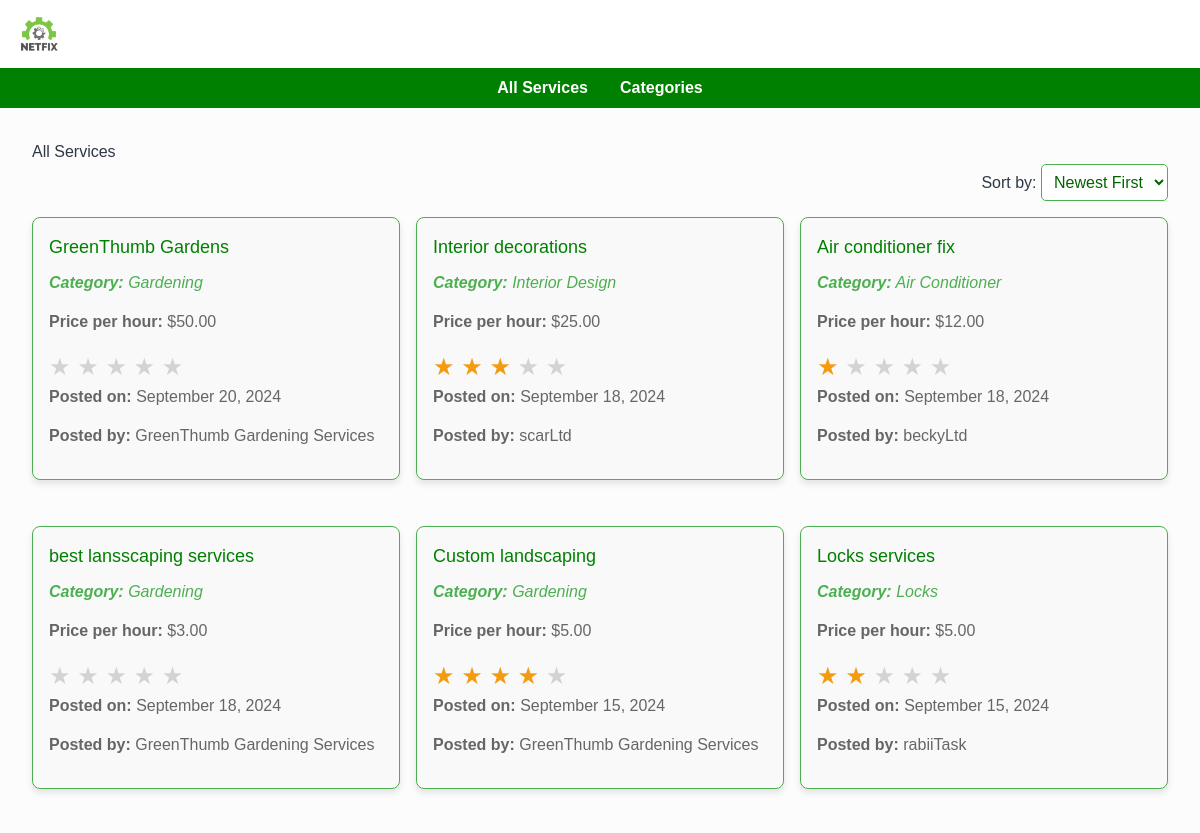
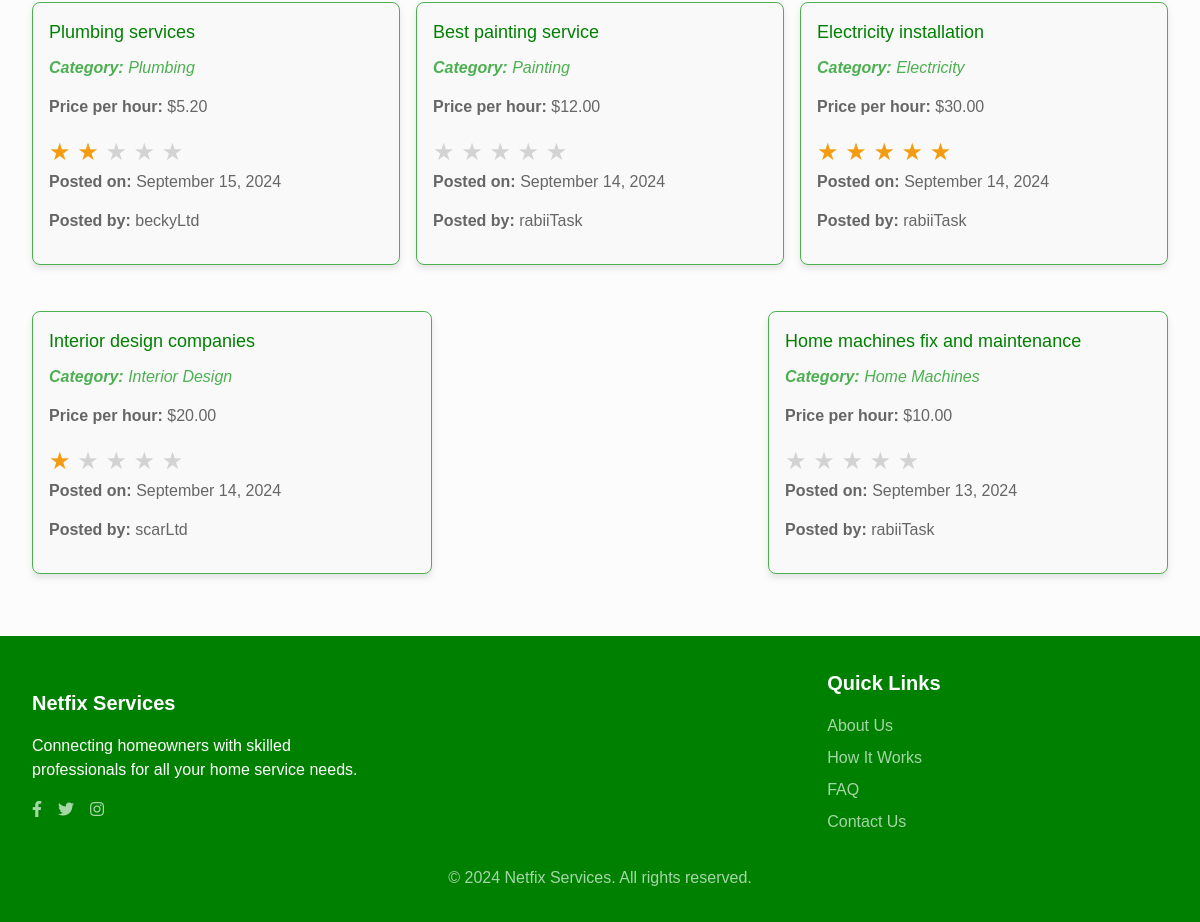
The page /services/service_list/ (signed in) on the database its author committed (2 pictures, top to bottom).
### services/models.py (models this page shows, shortened)
class Service(models.Model):
    company = models.ForeignKey(Company, on_delete=models.CASCADE)
    name = models.CharField(max_length=40)
    description = models.TextField()
    price_hour = models.DecimalField(decimal_places=2, max_digits=100)
    rating = models.IntegerField(
        validators=[MinValueValidator(0), MaxValueValidator(5)], default=0
    )
    choices = (
        ("Air Conditioner", "Air Conditioner"),
        ("Carpentry", "Carpentry"),
        ("Electricity", "Electricity"),
        ("Gardening", "Gardening"),
        ("Home Machines", "Home Machines"),
        ("House Keeping", "House Keeping"),
        ("Interior Design", "Interior Design"),
        ("Locks", "Locks"),
        ("Painting", "Painting"),
        ("Plumbing", "Plumbing"),
        ("Water Heaters", "Water Heaters"),
    )
    field = models.CharField(max_length=30, blank=False, null=False, choices=choices)
    date = models.DateTimeField(auto_now=True, null=False)
    class Meta:
        unique_together = (
            "name",
            "company",
        )  # Ensure name and company together are unique

### users/models.py (models this page shows, shortened)
class Company(models.Model):
    user = models.OneToOneField(User, on_delete=models.CASCADE, primary_key=True)
    email = models.EmailField(
        max_length=100,
        unique=True,
        blank=False,
        null=False,
        default="default@example.com",
    )
    username = models.CharField(max_length=150, unique=True, blank=False, null=False)
    field_of_work = models.CharField(
        max_length=70,
        choices=(
            ("Air Conditioner", "Air Conditioner"),
            ("All in One", "All in One"),
            ("Carpentry", "Carpentry"),
            ("Electricity", "Electricity"),
            ("Gardening", "Gardening"),
            ("Home Machines", "Home Machines"),
            ("House Keeping", "House Keeping"),
            ("Interior Design", "Interior Design"),
            ("Locks", "Locks"),
            ("Painting", "Painting"),
            ("Plumbing", "Plumbing"),
            ("Water Heaters", "Water Heaters"),
        ),
        blank=False,
        null=False,
    )
    rating = models.IntegerField(
        validators=[MaxValueValidator(5), MinValueValidator(0)], default=0
    )
    description = models.TextField(blank=True, null=True)

### services/views.py (the view)
# urls.py: path("service_list/", v.services_list, name="service_list"),
@login_required(login_url=reverse_lazy("users:choose_registration"))
def services_list(request):
    services = Service.objects.all().order_by("-date")  # Newest first by default
    return render(request, "service_main.html", {"services": services})

### services/templates/service_main.html (shortened to what this page needs)
{% extends 'base.html' %}
{% load static %}
{% block extra_css %}
<link rel="stylesheet" href="{% static 'css/services_display.css' %}">
{% endblock %}
{% block content %}
    {% include 'partials/service_subHeader.html' %}
    <div class="main-div">
        <h2>All Services</h2>
        <div id="sort-container">
            <label for="sort-select">Sort by: </label>
            <select id="sort-select">
                <option value="newest">Newest First</option>
            </select>
        </div>
        <div id="services-container">
            {% for service in services %}
            <a class="service-card"  href="{% url 'services:service_detail' service_id=service.id %}">
                <h3 class="h3-text">{{ service.name }}</h3>
                <p class="category"><strong>Category:</strong> {{ service.get_field_display }}</p>
                <p><strong>Price per hour:</strong> ${{ service.price_hour }}</p>
                <div class="star-rating">
                    <span class="star{% if service.rating >= 1 %} filled{% endif %}">★</span>
                    <span class="star{% if service.rating >= 2 %} filled{% endif %}">★</span>
                    <span class="star{% if service.rating >= 3 %} filled{% endif %}">★</span>
                    <span class="star{% if service.rating >= 4 %} filled{% endif %}">★</span>
                    <span class="star{% if service.rating >= 5 %} filled{% endif %}">★</span>
                </div>
                <p class="posted-date"><strong>Posted on:</strong> {{ service.date|date:"F j, Y" }}</p>
                <p><strong>Posted by:</strong> {{ service.company.username }}</p>
            </a>
            {% empty %}
            <p>No services available.</p>
            {% endfor %}
        </div>
    </div>
{% endblock %}

### static/css/styles.css (style rules this page uses)
html, :host { line-height: 1.5; -webkit-text-size-adjust: 100%; -moz-tab-size: 4; -o-tab-size: 4; tab-size: 4; font-family: ui-sans-serif, system-ui, sans-serif, "Apple Color Emoji", "Segoe UI Emoji", "Segoe UI Symbol", "Noto Color Emoji"; font-feature-settings: normal; font-variation-settings: normal; -webkit-tap-highlight-color: transparent; }
body { margin: 0; line-height: inherit; }
h1, h2, h3, h4, h5, h6 { font-size: inherit; font-weight: inherit; }
a { color: inherit; text-decoration: inherit; }
b, strong { font-weight: bolder; }
button, input, optgroup, select, textarea { font-family: inherit; font-feature-settings: inherit; font-variation-settings: inherit; font-size: 100%; font-weight: inherit; line-height: inherit; letter-spacing: inherit; color: inherit; margin: 0; padding: 0; }
button, select { text-transform: none; }
blockquote, dl, dd, h1, h2, h3, h4, h5, h6, hr, figure, p, pre { margin: 0; }
.min-h-screen { min-height: 100vh; }
body { background-image: url('https://images.unsplash.com/photo-1523217582562-09d0def993a6?ixlib=rb-4.0.3&ixid=MnwxMjA3fDB8MHxwaG90by1wYWdlfHx8fGVufDB8fHx8&auto=format&fit=crop&w=2070&q=80'); background-size: cover; background-attachment: fixed; background-position: center; color: #2D3748; }

### static/css/services_display.css (style rules this page uses)
.main-div { max-width: 1200px; margin: 0 auto; padding: 2rem; }
#services-container { display: flex; flex-wrap: wrap; justify-content: space-between; gap: 1rem; }
.service-card { flex: 1 1 300px; max-width: 400px; margin-bottom: 2rem; background-color: white; border: 1px solid #4CAF50; border-radius: 5px; padding: 1rem; box-shadow: 0 2px 5px rgba(0,0,0,0.1); transition: transform 0.3s ease; }
.service-card .h3-text { color: #008000; margin-top: 0; font-size: large; }
.service-card p { color: #333; }
.service-card .category { font-style: italic; color: #4CAF50; }
#sort-container { margin-bottom: 1rem; text-align: right; }
#sort-select { padding: 0.5rem; border: 1px solid #4CAF50; border-radius: 5px; background-color: white; color: #006400; }
.star-rating { font-size: 24px; color: #d3d3d3; }
.star { display: inline-block; font-size: 24px; }
.star.filled { color: #f39c12; }

### static/css/home_page.css (style rules this page uses)
* { margin: 0; padding: 0; box-sizing: border-box; font-family: Arial, sans-serif; }
body { background-color: #f0f0f0; }
.service-card { width: calc(33.33% - 20px); margin-bottom: 30px; background-color: #f9f9f9; border-radius: 8px; overflow: hidden; box-shadow: 0 4px 6px rgba(0, 0, 0, 0.1); transition: transform 0.3s ease; }
.service-card h3 { margin-bottom: 10px; color: #333; }
.service-card p { margin-bottom: 15px; color: #666; }

### rows shown on the page
Service: name "GreenThumb Gardens", field "Gardening", price_hour "50.00", date "September 20, 2024", company.username "GreenThumb Gardening Services"
Service: name "Interior decorations", field "Interior Design", price_hour "25.00", date "September 18, 2024", company.username "scarLtd"
Service: name "Air conditioner fix", field "Air Conditioner", price_hour "12.00", date "September 18, 2024", company.username "beckyLtd"
Service: name "best lansscaping services", field "Gardening", price_hour "3.00", date "September 18, 2024", company.username "GreenThumb Gardening Services"
Service: name "Custom landscaping", field "Gardening", price_hour "5.00", date "September 15, 2024", company.username "GreenThumb Gardening Services"
Service: name "Locks services", field "Locks", price_hour "5.00", date "September 15, 2024", company.username "rabiiTask"
Service: name "Plumbing services", field "Plumbing", price_hour "5.20", date "September 15, 2024", company.username "beckyLtd"
Service: name "Best painting service", field "Painting", price_hour "12.00", date "September 14, 2024", company.username "rabiiTask"
Service: name "Electricity installation", field "Electricity", price_hour "30.00", date "September 14, 2024", company.username "rabiiTask"
Service: name "Interior design companies", field "Interior Design", price_hour "20.00", date "September 14, 2024", company.username "scarLtd"
Service: name "Home machines fix and maintenance", field "Home Machines", price_hour "10.00", date "September 13, 2024", company.username "rabiiTask"
